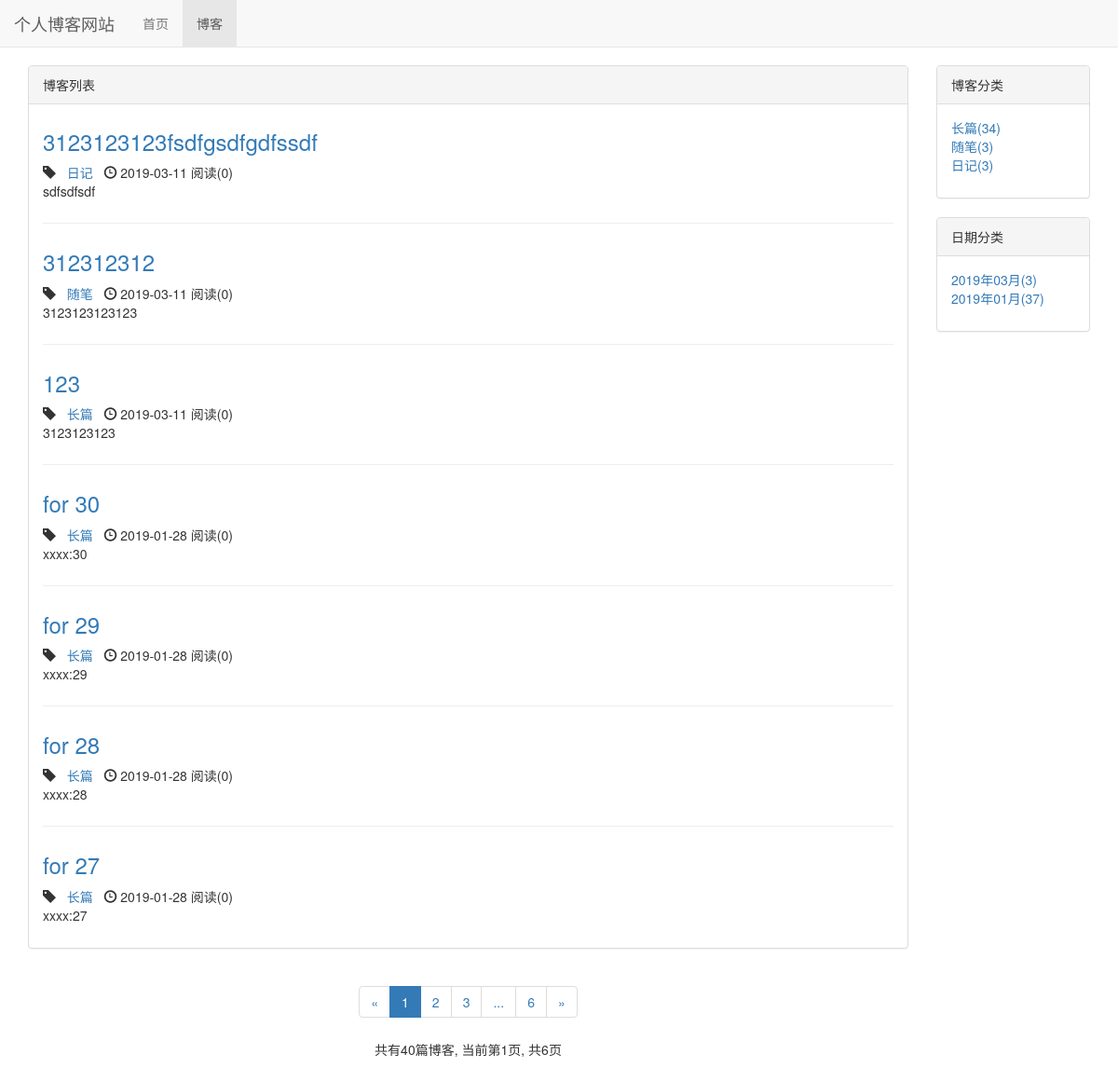
Page /blog/ on the earlier database version.
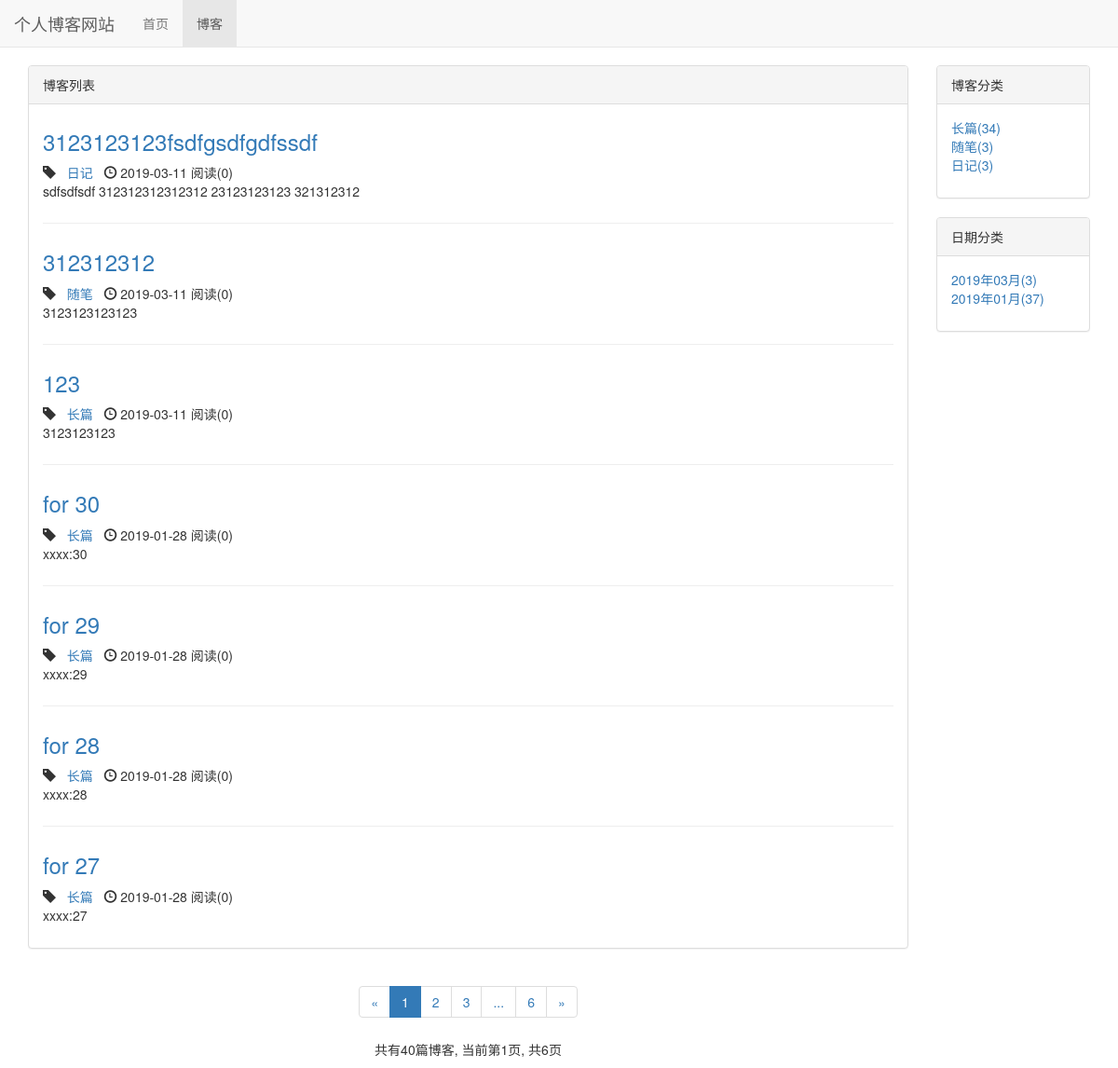
Same page on the later database version.
### blog/models.py (models this page shows, shortened)
class Blog(models.Model, ReadNumExpandMethod):
    title = models.CharField(max_length=50)
    blog_type = models.ForeignKey(BlogType, on_delete=models.DO_NOTHING)
    content = RichTextUploadingField()
    author = models.ForeignKey(User, on_delete=models.DO_NOTHING)
    created_time = models.DateTimeField(auto_now_add=True)
    last_updated_time = models.DateTimeField(auto_now=True)
    class Meta:
        ordering = ['-created_time']

class BlogType(models.Model):
    type_name = models.CharField(max_length=50)
    def __str__(self):
        return self.type_name

### blog/views.py (the view)
# urls.py: path('', views.blog_list, name='blog_list'),
def blog_list(request):
    blogs_all_list = Blog.objects.all()
    context = get_blog_list_common_data(blogs_all_list, request)
    return render_to_response('blog/blog_list.html', context)

### read_statistics/models.py (called while the page is built)
    def get_read_num(self):
        try:
            ct = ContentType.objects.get_for_model(self)
            readnum = ReadNum.objects.get(content_type=ct, object_id=self.pk)
            return readnum.read_num
        except exceptions.ObjectDoesNotExist:
            return 0

### blog/templates/blog/blog_list.html (shortened to what the changed rows need)
{% extends 'base.html' %}
{% load staticfiles %}
{% block header_extends %}
    <link rel="stylesheet" type="text/css" href="{% static 'blog/blog.css' %}">
{% endblock %}
{% block content %}
    <div class="container">
        <div class="row">
            <div class="col-xs-12 col-sm-8 col-md-9 col-lg-10">
                <div class="panel panel-default">
                    <div class="panel-body">
                        {% for blog in blogs %}
                            <div class="blog">
                                <h3><a href="{% url 'blog_detail' blog.pk %}">{{ blog.title }}</a></h3>
                                <p class="blog-info">
                                    <span class="glyphicon glyphicon-tag"></span>&nbsp;&nbsp;&nbsp;<a href="{% url 'blogs_with_type' blog.blog_type.pk %}">{{ blog.blog_type }}</a>&nbsp;&nbsp;&nbsp;<span class="glyphicon glyphicon-time"></span> {{ blog.created_time|date:"Y-m-d" }}
                                    阅读({{ blog.get_read_num }})
                                </p>
                                <p>{{ blog.content|striptags|truncatechars:120 }}</p>
                            </div>
                        {% empty %}
                            <div class="blog">
                                <h3>暂无博客，敬请期待</h3>
                            </div>
                        {% endfor %}
                    </div>
                </div>
            </div>
        </div>
    </div>
{% endblock %}

Differences in the rows shown:
changed Blog "3123123123fsdfgsdfgdfssdf": content "sdfsdfsdf" → "sdfsdfsdf 312312312312312 23123123123 321312312"
